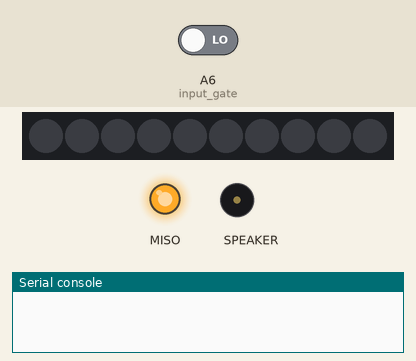
Recording of a program running on a simulated CircuitPython board. Shown: 10 RGB LEDs in strip order, left to right, output pins drawn as LEDs (lit = HIGH), buzzer (waves = sounding), the last lines printed to the serial console. Inputs (shaded band) come from the test bench; at power-on: A6 (input_gate) LOW.

Above: at 1.2 s.
1.3 s: A6 (input_gate) driven HIGH
At 1.9 s:
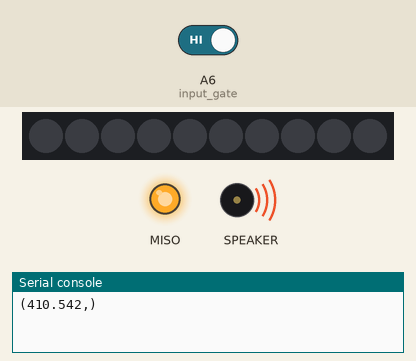
Timing chart, 0 to 4.3 s (numbered marks = the images above; inputs shaded):
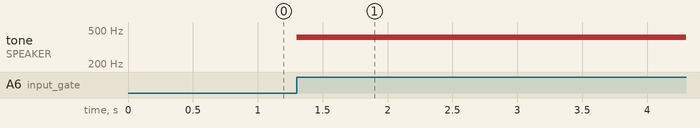

Measured:
- after the input at 1.3 s, tone on SPEAKER: silent → 410 Hz at once

The program:

cpx-basic-cv-synth.py
```python
### cpx-basic-cv-synth v0.8
### CircuitPython (on CPX) synth module using internal speaker
### Monophonic synth controlled by CV/Gate
### Gate input on A6 - 0V off, 3.3V on
### CV input on A7 - 0V C3, 1V C4 (middle C), 2V C5, 3V C6

### Tested with CPX and CircuitPython and 4.0.1

### Needs recent adafruit_midi module

### copy this file to CPX as code.py

### MIT License

### Copyright (c) 2019 Kevin J. Walters

### Permission is hereby granted, free of charge, to any person obtaining a copy
### of this software and associated documentation files (the "Software"), to deal
### in the Software without restriction, including without limitation the rights
### to use, copy, modify, merge, publish, distribute, sublicense, and/or sell
### copies of the Software, and to permit persons to whom the Software is
### furnished to do so, subject to the following conditions:

### The above copyright notice and this permission notice shall be included in all
### copies or substantial portions of the Software.

### THE SOFTWARE IS PROVIDED "AS IS", WITHOUT WARRANTY OF ANY KIND, EXPRESS OR
### IMPLIED, INCLUDING BUT NOT LIMITED TO THE WARRANTIES OF MERCHANTABILITY,
### FITNESS FOR A PARTICULAR PURPOSE AND NONINFRINGEMENT. IN NO EVENT SHALL THE
### AUTHORS OR COPYRIGHT HOLDERS BE LIABLE FOR ANY CLAIM, DAMAGES OR OTHER
### LIABILITY, WHETHER IN AN ACTION OF CONTRACT, TORT OR OTHERWISE, ARISING FROM,
### OUT OF OR IN CONNECTION WITH THE SOFTWARE OR THE USE OR OTHER DEALINGS IN THE
### SOFTWARE.

import array
import time
import math

import digitalio
import analogio
import audioio
import board
import neopixel


# to print note frequencies in "mu format"
console_output = True

# Turn the speaker on
speaker_enable = digitalio.DigitalInOut(board.SPEAKER_ENABLE)
speaker_enable.direction = digitalio.Direction.OUTPUT
speaker_on = True
speaker_enable.value = speaker_on

dac = audioio.AudioOut(board.SPEAKER)

# CV and Gate inputs
input_cv   = analogio.AnalogIn(board.A7)
input_gate = digitalio.DigitalInOut(board.A6)  # default is an input

# AnalogIn value is 0-65535 with some lumpiness
# due to DAC being XX bit (TODO)
ref_voltage = input_cv.reference_voltage
adc_conv_factor = ref_voltage / 65535

# 440Hz is the standard frequency for A4 (A above middle C)
A4refhz = const(440)
midi_note_A4 = 69

# 0v is C3 (21 semitones below A4)
zero_volt_hz = A4refhz * math.pow(2, -21 / 12)

midi_cc_modwheel = const(1)
twopi = 2 * math.pi

# A length of 12 will make the sawtooth rather steppy
sample_len = 12
base_sample_rate = A4refhz * sample_len
max_sample_rate = 350000  # a CPX / M0 DAC limitation

midpoint = 32768


# A sawtooth function like math.sin(angle)
# 0 returns 1.0, pi returns 0.0, 2*pi returns -1.0
def sawtooth(angle):
    return 1.0 - angle % twopi / twopi * 2

# make a sawtooth wave between +/- each value in volumes
# phase shifted so it starts and ends near midpoint
# "H" arrays for RawSample looks more memory efficient
# see https://forums.adafruit.com/viewtopic.php?f=60&t=150894
def waveform_sawtooth(length, waves, volumes):
    for vol in volumes:
        waveraw = array.array("H",
                              [midpoint +
                               round(vol * sawtooth((idx + 0.5) / length
                                                    * twopi
                                                    + math.pi))
                               for idx in list(range(length))])
        waves.append((audioio.RawSample(waveraw), waveraw))

# Calculate the note frequency from the control voltage
# using volts per octave approach
def cv_to_freq(voltage):
    return zero_volt_hz * math.pow(2, voltage)

# TODO - simplify this - code originate from a velocity sensitive
# synthesizer and this code is no longer needed in this format
#
# Make some square waves of different volumes volumes, generated with
# n=10;[round(math.sqrt(x)/n*32767*n/math.sqrt(n)) for x in range(1, n+1)]
# square root is for mapping velocity to power rather than signal amplitude
# n=15 throws MemoryError exceptions when a note is played :(
waveform_by_vol = []
waveform_sawtooth(sample_len,
                  waveform_by_vol,
                  [10362, 14654, 17947, 20724, 23170,
                   25381, 27415, 29308, 31086, 32767])
# Pick maximum volume wave
wave = waveform_by_vol[-1]

# brightness 1.0 saves memory by removing need for a second buffer
# 10 is number of NeoPixels on CPX
numpixels = const(10)
pixels = neopixel.NeoPixel(board.NEOPIXEL, numpixels, brightness=1.0)

# Turn NeoPixel on to represent a note using RGB x 10
# to represent 30 notes - doesn't do anything with pitch bend
def noteLED(pix, pnote, pvel):
    note30 = (pnote - midi_note_C4) % (3 * numpixels)
    pos = note30 % numpixels
    r, g, b = pix[pos]
    if pvel == 0:
        brightness = 0
    else:
        # max brightness will be 32
        brightness = round(pvel / 127 * 30 + 2)
    # Pick R/G/B based on range within the 30 notes
    if note30 < 10:
        r = brightness
    elif note30 < 20:
        g = brightness
    else:
        b = brightness
    pix[pos] = (r, g, b)

# last frequency of the note played
last_freq = None

# Very simple polling approach checking if Gate signal
# is True (3.3V) and if so playing the sound at the frequency
# calculated from the Control Voltage (CV)
# CV is only read at start of note, no pitch bending :(
while True:
    gate = input_gate.value
    if gate and last_freq is None:
        # Only start audio if it's not playing already
        note_freq = cv_to_freq(input_cv.value * adc_conv_factor)
        ##print(base_sample_rate, note_freq, A4refhz)
        note_sample_rate = round(base_sample_rate * note_freq / A4refhz)

        if note_sample_rate > max_sample_rate:
            note_sample_rate = max_sample_rate
        wave[0].sample_rate = note_sample_rate  # must be integer
        dac.play(wave[0], loop=True)

        ##freqLED(pixels, note_freq, wave_vol)
        if console_output:
            print((note_freq,))
        last_freq = note_freq

    elif not gate and last_freq is not None:
        # Only stop audio if it's playing
        dac.stop()
        last_freq = None

        ##freqLED(pixels, last_freq, 0)  # turn off NeoPixel
```
